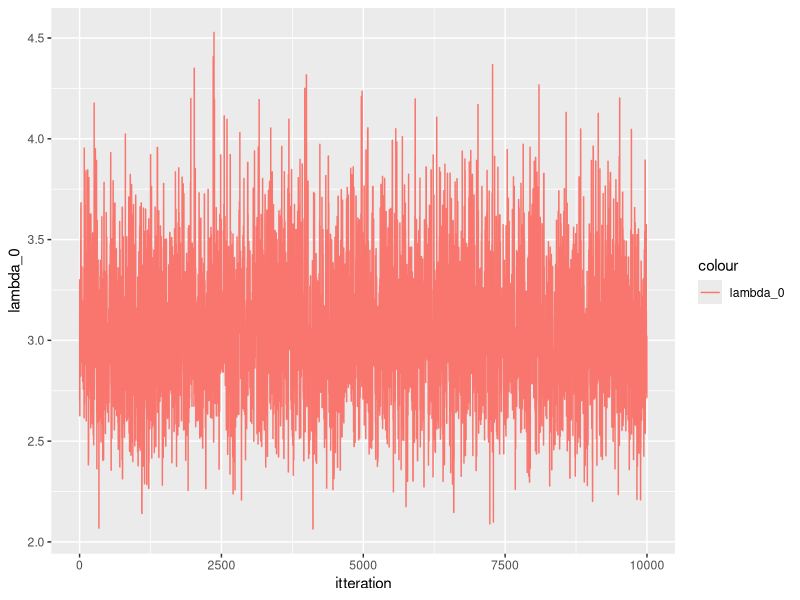
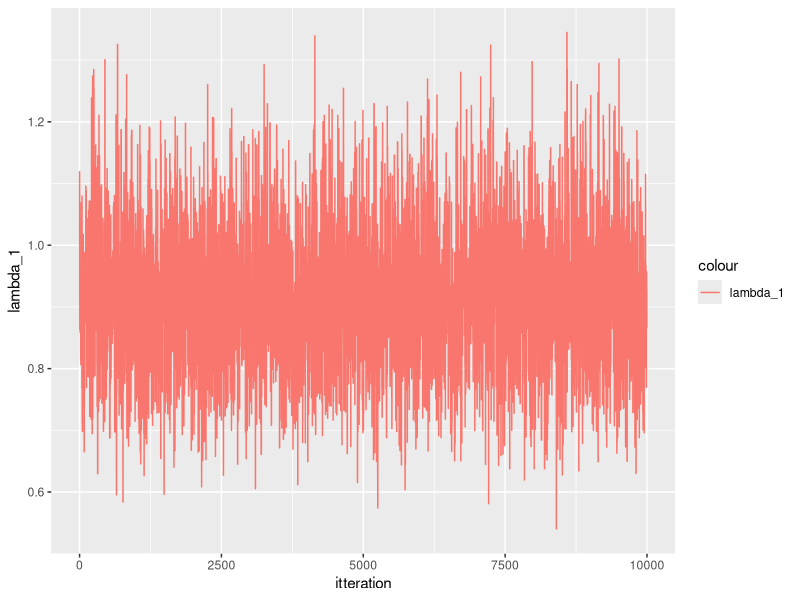
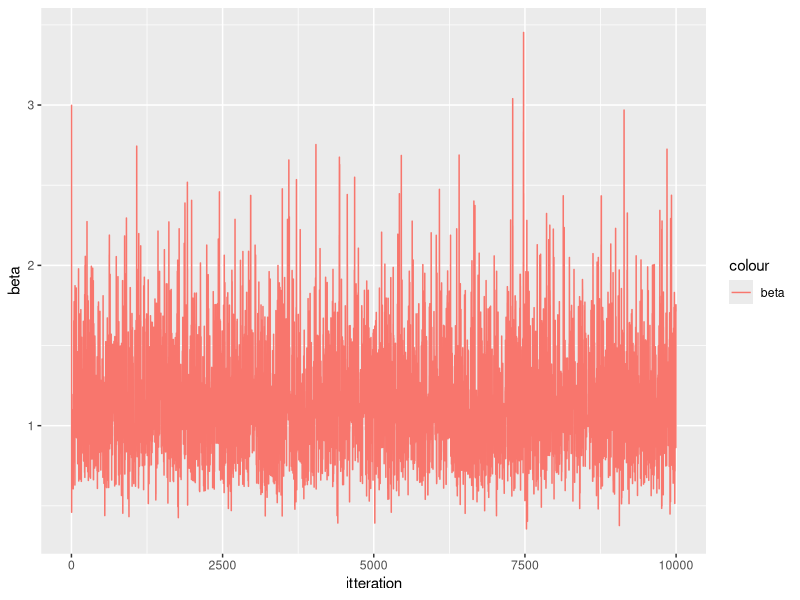
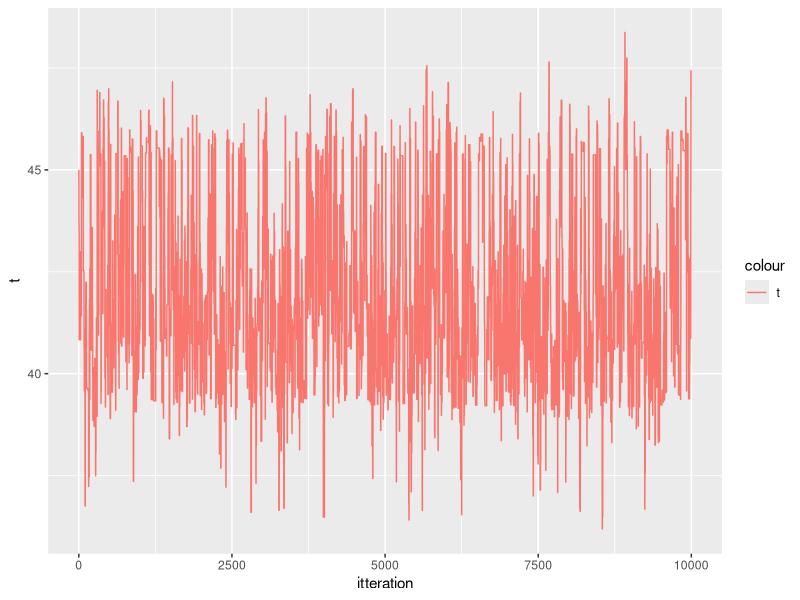
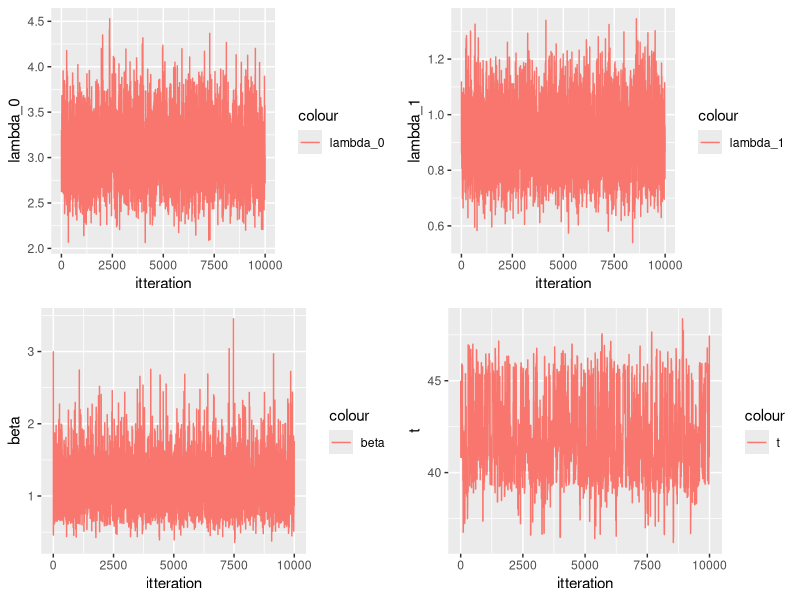
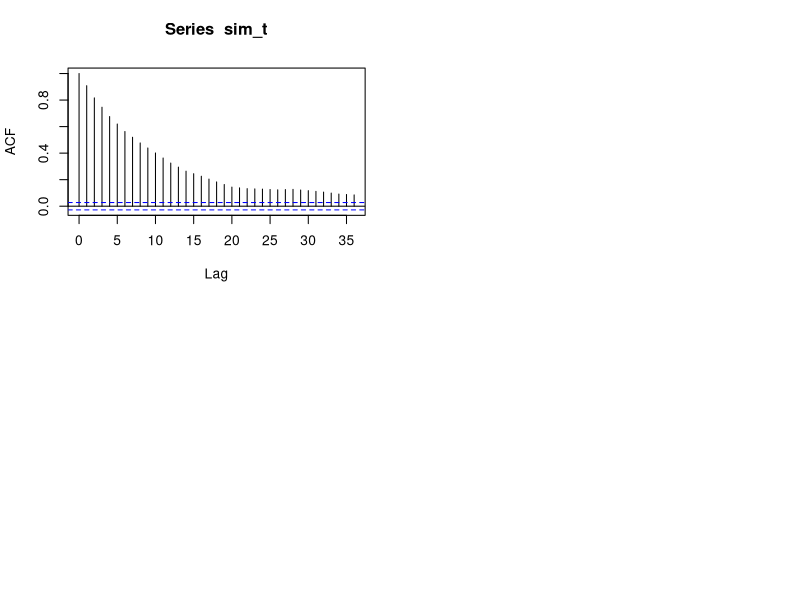

Write R code to recreate these figures, in order.
#MH block

library(boot)
library(data.table)
library(tidyr)
library(ggplot2)
library(gridExtra)

data <- as.data.table(coal)
data[, event:= 1]
data[, cum_event := cumsum(event)]
data[, date := date- 1851]


f_target_1 <- function(lambda_0, lambda_1, t, t_0, t_2, beta, y_0, y_1){
  if(t<t_0){
    return (0)
  }
  if(t> t_2){
    return (0)
  }
  return(exp(-lambda_0*(t-t_0) - lambda_1*(t_2-t)- (1/beta)*(lambda_0 + lambda_1))*lambda_0^{y_0+ 1}*lambda_1^{y_1+1})
}

f_prop_1 <- function(lambda_0, lambda_1, t_given, t_cur, t_0, t_2, beta, y_0, y_1, sigma_t){
  if(t<t_0){
    retval <- 0
  }
  if(t> t_2){
   retval <- 0
  }
  retval <- (dgamma(lambda_0, (y_0 +2), scale= (1/(t_cur - t_0 + 1/beta)))*
    dgamma(lambda_1, (y_1 +2), scale= (1/(t_2 - t_cur + 1/beta)))*
    dnorm(t, t_given,sigma_t))
  return(retval)
}

f_target_2 <- function(lambda_0, lambda_1, beta, t_0, t_2, t, y_0, y_1){
  if(beta<0){
    return (0)
  }
  print("beta_target")
  print(beta)
  return(exp(-lambda_0*(t-t_0) - lambda_1*(t_2-t)- (1/beta)*
               (lambda_0 + lambda_1+1))*lambda_0^{y_0+ 1}*
           lambda_1^{y_1+1}*(1/beta^5))
}

f_prop_2 <- function(lambda_0, lambda_1, t, t_0, t_2, beta_cur, beta_given, y_0, y_1, sigma_beta){
    print("beta_prop")
    print(beta_cur)
    print("scale_prop")
    print(1/(t - t_0 + 1/beta_cur))
    print(1/(t_2 - t + 1/beta_cur))
    print("lambda")
    print(lambda_0)
    print(lambda_1)
    retval <- dgamma(lambda_0, (y_0 +2), scale= (1/(t - t_0 + 1/beta_cur)))*
        dgamma(lambda_1, (y_1+2), scale= (1/(t_2 - t + 1/beta_cur)))*
        dnorm(beta_cur, beta_given, sigma_beta)

  print("retval prop")
  print(retval)
  return (retval)
}

MH_alg <- function(n,data, t_0,t_2, t, lambda_0,lambda_1, beta, sigma_t, sigma_beta){
  
  
  y_0 = sum(data[date <t]$event)
  y_1 = sum(data[date>= t]$event)
  y_0
  y_1
  results <- matrix(nrow = n, ncol = 5)
  results[1, 1:5] <- c(t, lambda_0, lambda_1, beta, 1)
  for(i in 2:(n)){
    print(i)
    if(i %% 2 == 0){
      beta <- results[i-1, 4]
      beta
      t_old <- results[i-1, 1]
      t_old
      t_new <- rnorm(1, t_old, sigma_t)
      print("t_new")
      print(t_new)
      if(t_new <t_0 | t_new > t_2){
        results[i,1:5] <- c(t_old, lambda_0_old, lambda_1_old, beta, 0)
      }else{
     
        #print("t")
        #print(results[i-1,1])
        y_0_old = sum(data[date <t_old]$event)
        y_1_old = sum(data[date>= t_old]$event)
        y_0_n = sum(data[date <t_new]$event)
        y_1_n = sum(data[date>= t_new]$event)
        #print(i)
        #gibs step
        #t <- rexp(1, 1/(lambda_0 - lambda_1)) #must be wrong! 
        lambda_0_old <- results[i-1, 2]
        lambda_1_old <- results[i-1, 3]
        lambda_0 <- rgamma(1, (y_0 +2), scale= (1/(t_new - t_0 + 1/beta)))
         print("scale")
         print(1/(t_new - t_0 + 1/beta))
        # print("t")
        # print(t_new)
         print("beta")
         print(beta)
        lambda_1 <- rgamma(1, (y_1+2), scale=(1/(t_2 - t_new + 1/beta)))
        # print(lambda_0)
        # print(lambda_1)
        
        target_ratio <-  f_target_1(lambda_0, lambda_1, t_new, t_0, t_2, beta, y_0_n, y_1_n)/
          f_target_1(lambda_0_old, lambda_1_old, t_old, t_0, t_2, beta, y_0_old, y_1_old)
        target_ratio
        prop_ratio <- f_prop_1(lambda_0_old, lambda_1_old, t_cur = t_old, t_given = t_new,  t_0, t_2, beta, y_0_old, y_1_old, sigma_t = sigma_t)/
          f_prop_1(lambda_0, lambda_1, t_new, t_given = t_old, t_0, t_2, beta, y_0, y_1, sigma_t = sigma_t)
        prop_ratio
        a <- target_ratio*prop_ratio
        a
        a <- min(1, a)
        a
        print("a")
        print(a)
        u <- runif(1)
        u
        if (u< a){
          results[i, 1:5] <- c(t_new, lambda_0, lambda_1, beta, a)
        } else{
          results[i,1:5] <- c(t_old, lambda_0_old, lambda_1_old, beta, a)
        }
      }
    }
    else{
      t <- results[i-1, 1]
      t
      beta_old <- results[i-1, 4]
      
      beta_new <-  rgamma(1, 6, scale = 1/(lambda_0 + lambda_1 + 1)) 
      
      #WHEN WE DO AS IN THE EXERCISE THINGS CRASH
      
      #beta_new <- rnorm(1, mean = beta_old, sd = sigma_beta)
      
      y_0 = sum(data[date <results[i-1,1]]$event)
      y_1 = sum(data[date>= results[i-1,1]]$event)
      if(beta_new< 0){
        results[i,1:5] <- c(t, lambda_0_old, lambda_1_old, beta_old, 0)
      }else {
        print("t")
        print(t)
        print("beta_o")
        print(beta_old)
        print("beta_n")
        print(beta_new)

        
        lambda_0_n <- rgamma(1, (y_0 + 2), scale= (1/(t_old - t_0 + 1/beta_new)))
        lambda_1_n <- rgamma(1, (y_1 + 2), scale=(1/(t_2 - t_old + 1/beta_new)))
        lambda_0_n
        lambda_1_n
        # print(lambda_0)
        # print(lambda_1)
        
        lambda_0_old <- results[i-1, 2]
        lambda_1_old <- results[i-1, 3]
        
        target_ratio <-  f_target_2(lambda_0, lambda_1, beta_new, t_0, t_2, t, y_0, y_1)/
          f_target_2(lambda_0_old, lambda_1_old, beta_old, t_0, t_2, t, y_0, y_1)
        target_ratio
        
        # THIS ONE RETURNS 0 AND MAKES EVERYTHING CRASH
        
        prop_ratio <- f_prop_2(lambda_0_old, lambda_1_old, beta_cur = beta_old, beta_given = beta_new, t = t, t_0 = t_0, t_2 = t_2, y_0, y_1, sigma_beta = sigma_beta)/
          f_prop_2(lambda_0, lambda_1, beta_cur = beta_new, beta_given = beta_old, t_0 = t_0, t_2 = t_2, t = t, y_0, y_1, sigma_beta = sigma_beta)
        prop_ratio
        
        
        
        # prop_ratio <- (dgamma(lambda_0_old, (y_0 +2), scale= (1/(t - t_0 + 1/beta_old)))*
        #   dgamma(lambda_1_old, (y_1+2), scale= (1/(t_2 - t + 1/beta_old)))*
        #   dgamma(beta_old,  6, scale = 1/(lambda_0_old + lambda_1_old + 1)))/
        #   (dgamma(lambda_0_n, (y_0 +2 ), scale= (1/(t - t_0 + 1/beta_new)))*
        #   dgamma(lambda_1_n, (y_1 +2 ), scale= (1/(t_2 - t+ 1/beta_new)))*
        #   dgamma(beta_new,  6, scale = 1/(lambda_0_n + lambda_1_n + 1)))

        
        #print(target_ratio)
        print("Prop_ratio")
        print(prop_ratio)
        a <- min(1, target_ratio*prop_ratio)
        a
        print("a")
        print(a)
        u <- runif(1)
        u
        if (u< a){
          results[i, 1:5] <- c(t, lambda_0, lambda_1, beta_new, a)
        } else{
          results[i,1:5] <- c(t, lambda_0_old, lambda_1_old, beta_old, a)
        }
      }
    }
  }
  return (results)
}




t =45

lambda_0 <- 135/50
lambda_1 <-  56/50
beta = 3

n = 10000
t_0 = 0
t_2 = 112 #maybe should be 1963? 
sigma_t = 3
sigma_beta = 0.3

sim_MH <- MH_alg(n,data, t_0, t_2, t, lambda_0,lambda_1, beta, sigma_t = sigma_t, sigma_beta = sigma_beta)

sim_MH <- as.data.table(sim_MH)

setnames(sim_MH, c("t", "lambda_0", "lambda_1", "beta", "a"))

sim_MH[, itteration := seq(1:n)]
sim_MH

par(mfrow = c(2,2))

q1 <- ggplot(data = sim_MH, aes(x = itteration) )
q1 <- q1 + geom_line(aes(y = lambda_0, colour = "lambda_0"))
q1
q2 <- ggplot(data = sim_MH, aes(x = itteration) )
q2 <- q2 + geom_line(aes(y = lambda_1, colour = "lambda_1"))
q2
q3 <- ggplot(data = sim_MH, aes(x = itteration) )
q3 <- q3 + geom_line(aes(y = beta, colour = "beta"))
q3
q4 <- ggplot(data = sim_MH, aes(x = itteration) )
q4 <- q4 + geom_line(aes(y = t, colour = "t"))
q4

grid.arrange(q1,q2,q3,q4, ncol = 2)

#only beta has a burn in period! kind of

summary(sim_MH)
3*41 + 0.92*(112-41)

burnin <- 5000

sim_t <- sim_MH$t[burnin:n]

acf(sim_t)
